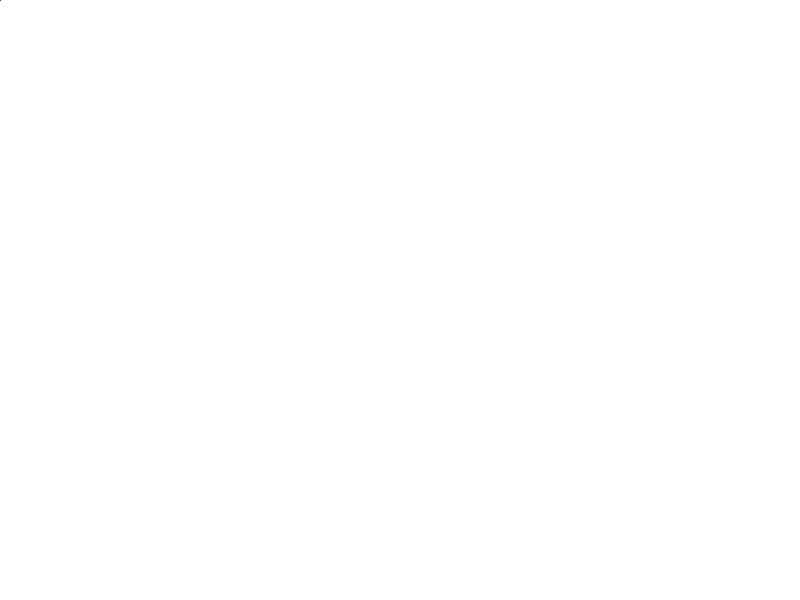
Frame 1 (no input)
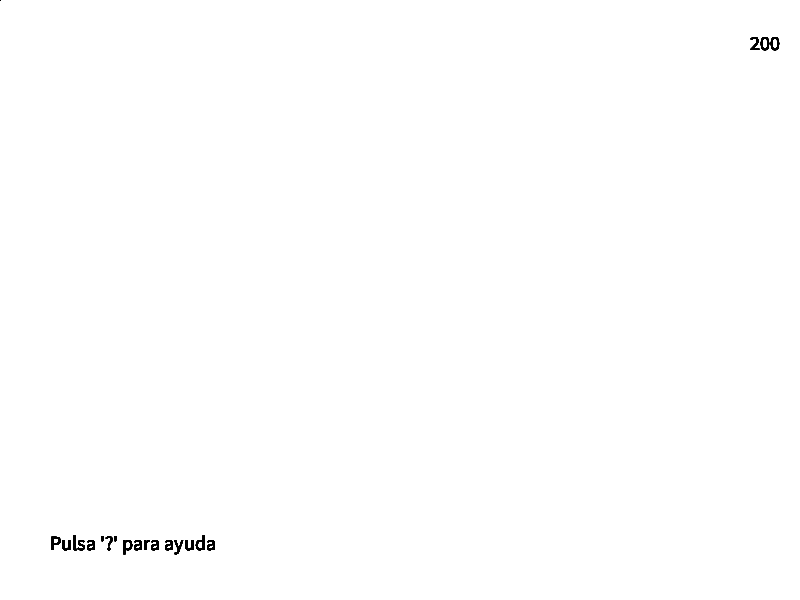
Frame 60 (the mouse pressed at the canvas centre just before this capture)
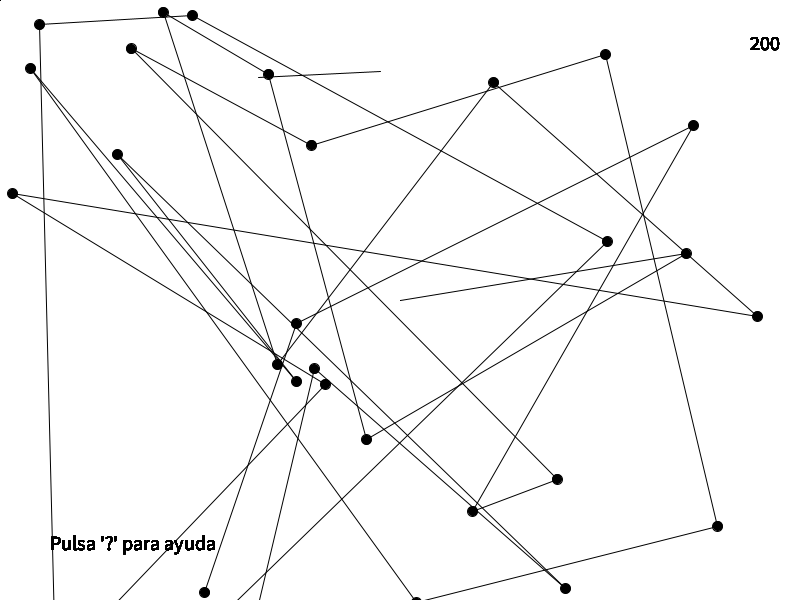
Frame 120 (the mouse held since frame 60 and released just before this capture)

The Processing sketch that drew these frames (run headless with seeded random() and noise(); from frame 60 on, the mouse is pressed at the canvas centre):

// Processing sketch: processing_120913
// ── processing_120913.pde

/*"Pintura aleatoria"
3a Practica Processing
Sergi Garcia Calero
1r ASIX C.E.Roca.*/

boolean llansador = false;
int frames = 200;
float colora, colorb, colorc;
float randomizerx = 400;
float randomizery = 300;
void setup (){
  size (800, 600);
  background(255);
}

void draw(){
  //Ajuda
  textSize(20);
  text(frames, 750.0, 50.0);
  text("Pulsa '?' para ayuda", 50.0, 550.0);
  
  frameRate(frames);
  //Teclat
  if(keyPressed){
    if (key==' '){
    fill(#FFFFFF);
    rect(0,0,800,600);
    }
    if (key=='l'){
      line(random(0, 800), random(0,800), mouseX, mouseY);
    }
    if (key=='r'){
      colora=random(0,255);
      colorb=random(0,255);
      colorc=random(0,255);
    }
    if (key=='b'){
      background(random(0, 255), random (0, 255), random (0, 255));
    }
    if (key=='+'){
     fill(#FFFFFF);
     rect(750, 20, 50, 50);
     ++frames;
    }
    if (key=='-'){
      
     fill(#FFFFFF);
     rect(750, 20, 50, 50);
     --frames;
    }
    if (key=='?'){
      textSize(15);
      text("L - Lineas centradas en el cursor", 50.0, 50,0);
      text("R - Cambio de color aleatorio", 50.0, 100.0);
      text("B - Cambio de fondo de pantalla aleatorio. BORRARA EL DIBUJO", 50.0, 150.0);
      text("ESPACIO - Limpiar dibujo", 50.0, 200.0);
      text("+/- - Subir o bajar framerate. NOTA: No disminuir por debajo de 1", 50.0, 250.0);
      text("Haz clic para liberar el ultra-randomiser. Para mas diversion, mantén apretado R mientras rebota", 50.0, 300.0);
    }
  }
  fill(colora,colorb,colorc);
  stroke(0);
  line(random(pmouseX, mouseX),random(pmouseY, mouseY),random(pmouseX, mouseX),random(pmouseY, mouseY));
    
  if (llansador){
    float nrandx=random(0,800);
    float nrandy=random(0,800);
    line(randomizerx, randomizery, nrandx, nrandy);
    ellipse(nrandx,nrandy, 10, 10);
    randomizerx=nrandx;
    randomizery=nrandy;
  }
  
  if (mousePressed && llansador==true){
    llansador=false;
  }
  else if (mousePressed){
    llansador=true;
  }
  
  
   
}
